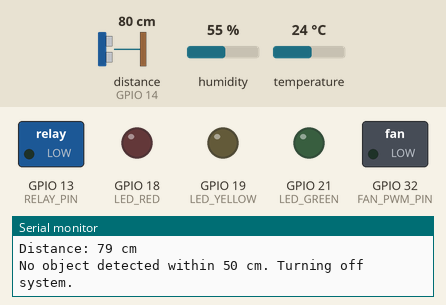
A sketch run on a simulated ESP32. Parts: switched loads named in the sketch (green lamp = pin HIGH), output pins drawn as LEDs (lit = HIGH), the last lines printed to the serial monitor. Wiring (inferred from the names in the program): ultrasonic range finder: trigger GPIO 12; echo GPIO 14. Inputs (shaded band) come from the test bench; at power-on: distance to the obstacle (sensor on GPIO 14) 80 cm, temperature 24 °C, humidity 55 %. The echo pulse lasts 58.3 µs per cm; WiFi joins after 1.5 s; servers stay silent unless stated; pins used as bus, display or sensor lines are not drawn.

Above: at 3.0 s.
3.1 s: distance to the obstacle (sensor on GPIO 14) set to 56 cm
4.8 s: distance to the obstacle (sensor on GPIO 14) set to 48 cm
At 6.0 s:
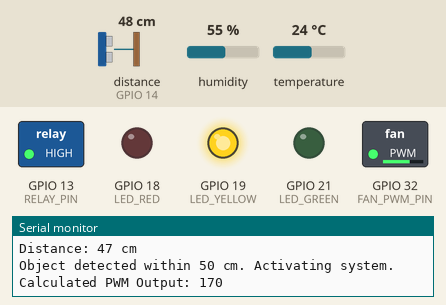
6.8 s: temperature set to 12 °C
At 9.7 s:
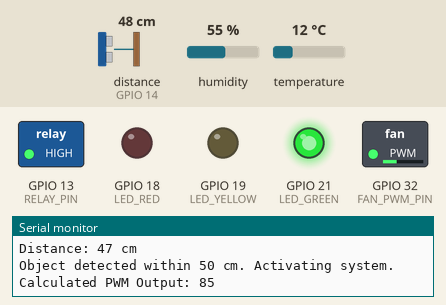
10.3 s: temperature set to 28 °C
At 12.4 s:
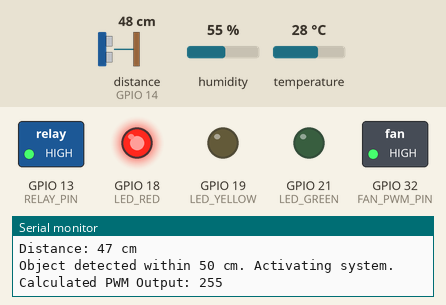
12.7 s: temperature set to 39.6 °C
14.7 s: temperature set to 40.8 °C
At 17.0 s:
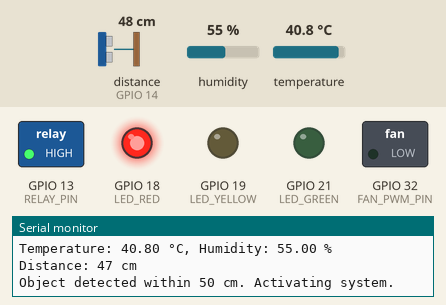
Timing chart, 0 to 18.4 s (numbered marks = the images above; inputs shaded):
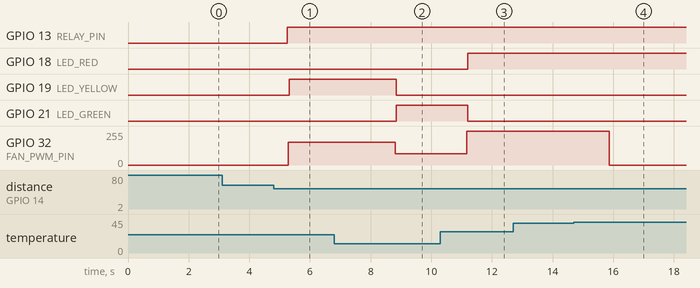

Measured:
- the behaviour switches between 51 and 50 cm on distance to the obstacle (sensor on GPIO 14) (found by bisection; images 0 and 1)
- the behaviour switches between 39.9 and 40 °C on temperature (found by bisection; images 3 and 4)
- after the input at 4.8 s, GPIO 13 (RELAY_PIN): LOW → HIGH after 0.46 s; GPIO 19 (LED_YELLOW): LOW → HIGH after 0.52 s; GPIO 32 (FAN_PWM_PIN): 0/255 → 169/255 after 0.49 s
- after the input at 6.8 s, GPIO 19 (LED_YELLOW): HIGH → LOW after 2.0 s; GPIO 21 (LED_GREEN): LOW → HIGH after 2.0 s; GPIO 32 (FAN_PWM_PIN): 169/255 → 85/255 after 2.0 s
- after the input at 10.3 s, GPIO 18 (LED_RED): LOW → HIGH after 0.91 s; GPIO 21 (LED_GREEN): HIGH → LOW after 0.91 s; GPIO 32 (FAN_PWM_PIN): 85/255 → 255/255 after 0.88 s
- after the input at 14.7 s, GPIO 32 (FAN_PWM_PIN): 255/255 → 0/255 after 1.2 s

The sketch:

sketch_dec24a.ino
```cpp
#define BLYNK_TEMPLATE_ID "TMPL63x_E3xdf"
#define BLYNK_TEMPLATE_NAME "Pengatur Suhu Otomatis"

#include <DHT.h>
#include <WiFi.h>
#include <BlynkSimpleEsp32.h>

#define DHTPIN 4          // Pin untuk sensor DHT22
#define TRIG_PIN 12       // Pin Trig untuk sensor ultrasonik
#define ECHO_PIN 14       // Pin Echo untuk sensor ultrasonik
#define RELAY_PIN 13      // Pin untuk mengontrol relay
#define FAN_PWM_PIN 32    // Pin PWM untuk kipas
#define LED_RED 18        // LED untuk suhu tinggi
#define LED_YELLOW 19     // LED untuk suhu sedang
#define LED_GREEN 21      // LED untuk suhu rendah

#define DHTTYPE DHT22     // Jenis sensor DHT
DHT dht(DHTPIN, DHTTYPE);

char auth[] = "9LyJG51heTfXMszs01_ApXDmVC4z7pYj"; // Token Blynk
char ssid[] = "BLOKD2 LT1 KAMAR 101";        // Nama WiFi
char pass[] = "101101101";    // Password WiFi

int lastPwmOutput = -1; // Variabel untuk memantau perubahan kecepatan kipas

long measureDistance() {
  digitalWrite(TRIG_PIN, LOW);
  delayMicroseconds(2);
  digitalWrite(TRIG_PIN, HIGH);
  delayMicroseconds(10);
  digitalWrite(TRIG_PIN, LOW);

  long duration = pulseIn(ECHO_PIN, HIGH);
  long distance = duration * 0.034 / 2; // Konversi waktu ke jarak (cm)
  return distance;
}

// Fungsi Membership Function (Segitiga)
float triangleMF(float x, float a, float b, float c) {
  if (x <= a || x >= c) return 0.0;
  if (x == b) return 1.0;
  if (x > a && x < b) return (x - a) / (b - a);
  if (x > b && x < c) return (c - x) / (c - b);
  return 0.0;
}

// Fungsi Logika Fuzzy
int fuzzyLogic(float temperature, float humidity) {
  float cold = triangleMF(temperature, 0, 15, 20);
  float comfortable = triangleMF(temperature, 20, 23, 26);
  float hot = triangleMF(temperature, 26, 30, 40);

  float dry = triangleMF(humidity, 0, 20, 30);
  float moderate = triangleMF(humidity, 30, 45, 60);
  float humid = triangleMF(humidity, 60, 80, 100);

  // Rule Base untuk output pasti
  if (cold > 0 && dry > 0) {
    return 85; // Slow
  } else if (cold > 0 && moderate > 0) {
    return 85; // Slow
  } else if (cold > 0 && humid > 0) {
    return 170; // Medium
  } else if (comfortable > 0 && dry > 0) {
    return 170; // Medium
  } else if (comfortable > 0 && moderate > 0) {
    return 170; // Medium
  } else if (comfortable > 0 && humid > 0) {
    return 170; // Medium
  } else if (hot > 0 && dry > 0) {
    return 170; // Medium
  } else if (hot > 0 && moderate > 0) {
    return 255; // Fast
  } else if (hot > 0 && humid > 0) {
    return 255; // Fast
  }

  // Default fallback jika tidak ada kondisi dominan
  return 0;
}

void setup() {
  Serial.begin(9600);
  dht.begin();

  pinMode(TRIG_PIN, OUTPUT);
  pinMode(ECHO_PIN, INPUT);
  pinMode(RELAY_PIN, OUTPUT);
  digitalWrite(RELAY_PIN, LOW);

  pinMode(LED_RED, OUTPUT);
  pinMode(LED_YELLOW, OUTPUT);
  pinMode(LED_GREEN, OUTPUT);

  digitalWrite(LED_RED, LOW);
  digitalWrite(LED_YELLOW, LOW);
  digitalWrite(LED_GREEN, LOW);

  ledcAttach(FAN_PWM_PIN, 25000, 8);

  Serial.println("Connecting to WiFi...");
  Blynk.begin(auth, ssid, pass);

  Serial.println("System Initialized.");
  digitalWrite(RELAY_PIN, LOW);
  ledcWrite(FAN_PWM_PIN, 0);
}

void loop() {
  Blynk.run();

  long distance = measureDistance();
  float temperature = dht.readTemperature();
  float humidity = dht.readHumidity();

  if (isnan(temperature) || isnan(humidity)) {
    Serial.println("Failed to read from DHT sensor!");
    return;
  }

  Blynk.virtualWrite(V1, temperature); // Kirim suhu ke Blynk Virtual Pin 1
  Blynk.virtualWrite(V2, humidity);    // Kirim kelembapan ke Blynk Virtual Pin 2

  Serial.print("Temperature: ");
  Serial.print(temperature);
  Serial.print(" °C, Humidity: ");
  Serial.print(humidity);
  Serial.println(" %");

  Serial.print("Distance: ");
  Serial.print(distance);
  Serial.println(" cm");

  if (distance > 0 && distance < 50) { // Hidupkan sistem jika jarak di bawah 50cm
    Serial.println("Object detected within 50 cm. Activating system.");
    digitalWrite(RELAY_PIN, HIGH);

    int pwmOutput = fuzzyLogic(temperature, humidity);
    Serial.print("Calculated PWM Output: ");
    Serial.println(pwmOutput);

    ledcWrite(FAN_PWM_PIN, pwmOutput);

    // Kirim data ke Blynk hanya jika ada perubahan
    if (pwmOutput != lastPwmOutput) {
      Blynk.virtualWrite(V4, pwmOutput); // Kirim kecepatan kipas ke Blynk
      Serial.print("Updated fan speed to Blynk: ");
      Serial.println(pwmOutput);
      lastPwmOutput = pwmOutput;
    }

    // Perbarui LED berdasarkan nilai PWM
    if (pwmOutput == 85) {
      digitalWrite(LED_GREEN, HIGH);
      digitalWrite(LED_YELLOW, LOW);
      digitalWrite(LED_RED, LOW);
      Blynk.logEvent("fan_speed", "Fan speed set to Slow");
    } else if (pwmOutput == 170) {
      digitalWrite(LED_GREEN, LOW);
      digitalWrite(LED_YELLOW, HIGH);
      digitalWrite(LED_RED, LOW);
      Blynk.logEvent("fan_speed", "Fan speed set to Medium");
    } else if (pwmOutput == 255) {
      digitalWrite(LED_GREEN, LOW);
      digitalWrite(LED_YELLOW, LOW);
      digitalWrite(LED_RED, HIGH);
      Blynk.logEvent("fan_speed", "Fan speed set to Fast");
    }
  } else {
    Serial.println("No object detected within 50 cm. Turning off system.");
    digitalWrite(RELAY_PIN, LOW);
    ledcWrite(FAN_PWM_PIN, 0);

    // Kirim 0 ke Blynk jika kipas mati
    if (lastPwmOutput != 0) {
      Blynk.virtualWrite(V4, 0);
      Serial.println("Updated fan speed to 0 on Blynk.");
      lastPwmOutput = 0;
    }

    digitalWrite(LED_GREEN, LOW);
    digitalWrite(LED_YELLOW, LOW);
    digitalWrite(LED_RED, LOW);
  }

  delay(500);
}
```
